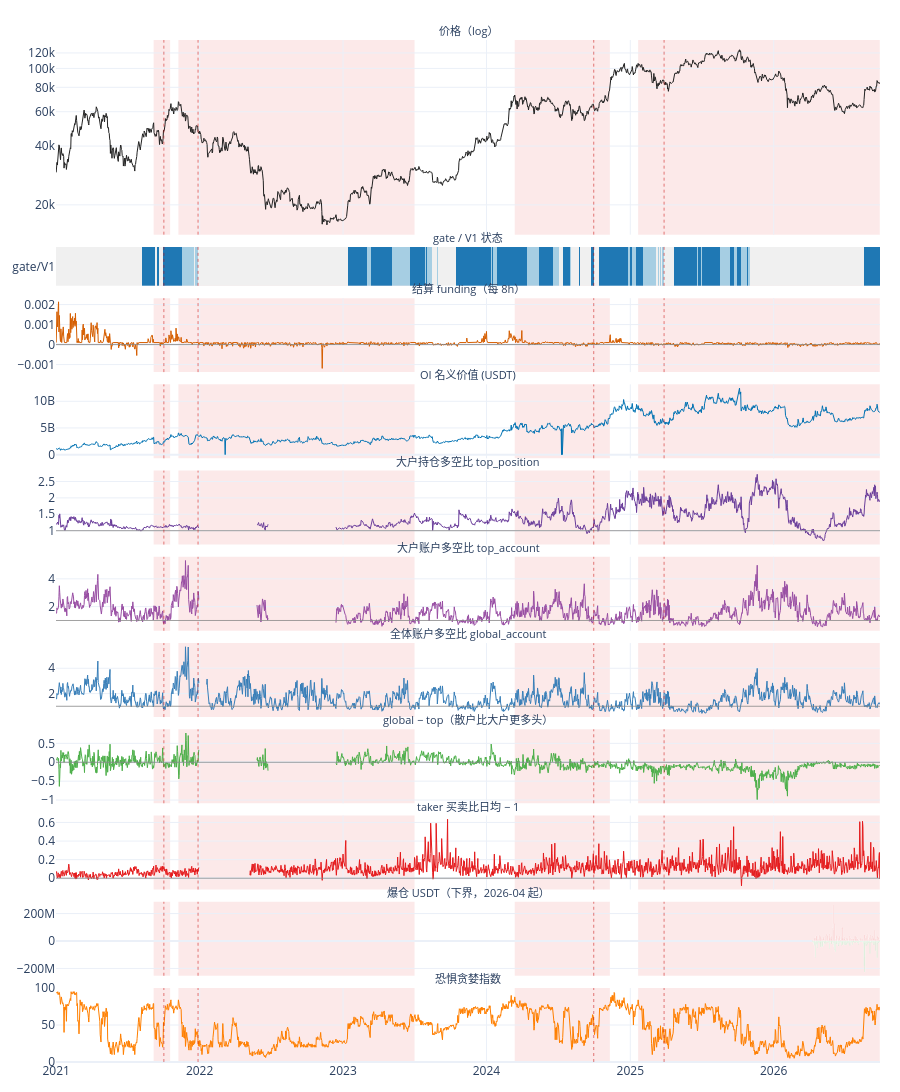

Notebook source saved alongside this figure:
### Markdown cell above
## 2. 全景：价格 × 五类持仓/杠杆数据（日线分辨率）

日线取每日桶末值，所以只看**形态与相位**，细节到 §4 的 4h 放大图看。所有子图共享 x 轴、可拖动缩放；红色阴影同上。

看图提示：
- `top_position` 与 OI 名义价值是否几乎同步？（H4a 与 H2a 的同源性问题，§5 有相关系数）
- `global_account − top_account` 为正 = 散户比大户更看多。它在回撤开始前是什么状态？
- `taker_vol` 均值偏离 1 的幅度是否有"先于价格"的时刻？
- 2024-01 ETF 之后 funding 的形态是否变了？（H1 关闭的原因是 f2 折反号）

### Code cell
def add_state_strip(fig, ts, state, row, name):
    fig.add_trace(go.Heatmap(x=ts, y=[name], z=[state.values], showscale=False,
                             colorscale=[[0, "#f0f0f0"], [0.5, "#a6cee3"], [1, "#1f78b4"]],
                             zmin=0, zmax=1, hovertemplate="%{x}<br>" + name + "=%{z}<extra></extra>"),
                  row, 1)

d["retail_minus_top"] = d["global_account"] - d["top_account"]
d["taker_dev"] = d["taker_vol_mean"] - 1

panels = [
    ("close",            "价格（log）",                    "#222",    dict(type="log")),
    ("state",            "gate / V1 状态",                 None,      None),
    ("funding_rate",     "结算 funding（每 8h）",           "#d55e00", None),
    ("oi_value",         "OI 名义价值 (USDT)",              "#0072b2", None),
    ("top_position",     "大户持仓多空比 top_position",     "#6a3d9a", None),
    ("top_account",      "大户账户多空比 top_account",      "#984ea3", None),
    ("global_account",   "全体账户多空比 global_account",   "#377eb8", None),
    ("retail_minus_top", "global − top（散户比大户更多头）", "#4daf4a", None),
    ("taker_dev",        "taker 买卖比日均 − 1",            "#e41a1c", None),
    ("liq",              "爆仓 USDT（下界，2026-04 起）",   None,      None),
    ("fng",              "恐惧贪婪指数",                    "#ff7f00", None),
]
heights = [0.2, 0.04] + [0.076] * (len(panels) - 2)
fig = make_subplots(rows=len(panels), cols=1, shared_xaxes=True, vertical_spacing=0.012,
                    row_heights=heights, subplot_titles=[p[1] for p in panels])
for i, (col, title, color, yax) in enumerate(panels, start=1):
    if col == "state":
        add_state_strip(fig, d.ts, d["gate"] * 0.5 + d["v1"] * 0.5, i, "gate/V1")
    elif col == "liq":
        fig.add_trace(go.Bar(x=d.ts, y=d["liq_long_usd"], name="多头爆仓", marker_color="#e41a1c"), i, 1)
        fig.add_trace(go.Bar(x=d.ts, y=-d["liq_short_usd"], name="空头爆仓", marker_color="#4daf4a"), i, 1)
    else:
        fig.add_trace(go.Scatter(x=d.ts, y=d[col], name=col, line=dict(color=color, width=1)), i, 1)
        if col in ("top_position", "top_account", "global_account", "retail_minus_top", "taker_dev", "funding_rate"):
            fig.add_hline(y=0 if col in ("retail_minus_top", "taker_dev", "funding_rate") else 1,
                          line_width=0.8, line_color="#888", row=i, col=1)
    if yax:
        fig.update_yaxes(row=i, col=1, **yax)
add_episodes(fig, ep_gate)
fig.update_layout(height=1900, template="plotly_white", showlegend=False, barmode="relative",
                  margin=dict(l=50, r=20, t=40, b=30), hovermode="x unified")
fig.update_annotations(font_size=11)
fig.show()

### Figure 1 — Plotly figure (JSON) as saved in the notebook; plotly's stock layout.template omitted (floating-point values rounded to 4 significant figures; data arrays with more than 128 entries replaced by an {"elided": "..."} marker saying what was removed)
{"data": [{"line": {"color": "#222", "width": 1}, "name": "close", "type": "scatter", "x": {"elided": "2097 str values"}, "xaxis": "x", "y": {"elided": "2097 float values"}, "yaxis": "y"}, {"colorscale": [[0, "#f0f0f0"], [0.5, "#a6cee3"], [1, "#1f78b4"]], "hovertemplate": "%{x}<br>gate/V1=%{z}<extra></extra>", "showscale": false, "type": "heatmap", "x": {"elided": "2097 str values"}, "xaxis": "x2", "y": ["gate/V1"], "yaxis": "y2", "z": {"elided": "1x2097 float values"}, "zmax": 1, "zmin": 0}, {"line": {"color": "#d55e00", "width": 1}, "name": "funding_rate", "type": "scatter", "x": {"elided": "2097 str values"}, "xaxis": "x3", "y": {"elided": "2097 float values"}, "yaxis": "y3"}, {"line": {"color": "#0072b2", "width": 1}, "name": "oi_value", "type": "scatter", "x": {"elided": "2097 str values"}, "xaxis": "x4", "y": {"elided": "2097 float values"}, "yaxis": "y4"}, {"line": {"color": "#6a3d9a", "width": 1}, "name": "top_position", "type": "scatter", "x": {"elided": "2097 str values"}, "xaxis": "x5", "y": {"elided": "2097 float values"}, "yaxis": "y5"}, {"line": {"color": "#984ea3", "width": 1}, "name": "top_account", "type": "scatter", "x": {"elided": "2097 str values"}, "xaxis": "x6", "y": {"elided": "2097 float values"}, "yaxis": "y6"}, {"line": {"color": "#377eb8", "width": 1}, "name": "global_account", "type": "scatter", "x": {"elided": "2097 str values"}, "xaxis": "x7", "y": {"elided": "2097 float values"}, "yaxis": "y7"}, {"line": {"color": "#4daf4a", "width": 1}, "name": "retail_minus_top", "type": "scatter", "x": {"elided": "2097 str values"}, "xaxis": "x8", "y": {"elided": "2097 float values"}, "yaxis": "y8"}, {"line": {"color": "#e41a1c", "width": 1}, "name": "taker_dev", "type": "scatter", "x": {"elided": "2097 str values"}, "xaxis": "x9", "y": {"elided": "2097 float values"}, "yaxis": "y9"}, {"marker": {"color": "#e41a1c"}, "name": "多头爆仓", "type": "bar", "x": {"elided": "2097 str values"}, "xaxis": "x10", "y": {"elided": "2097 float values"}, "yaxis": "y10"}, {"marker": {"color": "#4daf4a"}, "name": "空头爆仓", "type": "bar", "x": {"elided": "2097 str values"}, "xaxis": "x10", "y": {"elided": "2097 float values"}, "yaxis": "y10"}, {"line": {"color": "#ff7f00", "width": 1}, "name": "fng", "type": "scatter", "x": {"elided": "2097 str values"}, "xaxis": "x11", "y": {"elided": "2097 int values"}, "yaxis": "y11"}], "layout": {"annotations": [{"font": {"size": 11}, "showarrow": false, "text": "价格（log）", "x": 0.5, "xanchor": "center", "xref": "paper", "y": 1, "yanchor": "bottom", "yref": "paper"}, {"font": {"size": 11}, "showarrow": false, "text": "gate / V1 状态", "x": 0.5, "xanchor": "center", "xref": "paper", "y": 0.7975, "yanchor": "bottom", "yref": "paper"}, {"font": {"size": 11}, "showarrow": false, "text": "结算 funding（每 8h）", "x": 0.5, "xanchor": "center", "xref": "paper", "y": 0.7474, "yanchor": "bottom", "yref": "paper"}, {"font": {"size": 11}, "showarrow": false, "text": "OI 名义价值 (USDT)", "x": 0.5, "xanchor": "center", "xref": "paper", "y": 0.663, "yanchor": "bottom", "yref": "paper"}, {"font": {"size": 11}, "showarrow": false, "text": "大户持仓多空比 top_position", "x": 0.5, "xanchor": "center", "xref": "paper", "y": 0.5787, "yanchor": "bottom", "yref": "paper"}, {"font": {"size": 11}, "showarrow": false, "text": "大户账户多空比 top_account", "x": 0.5, "xanchor": "center", "xref": "paper", "y": 0.4943, "yanchor": "bottom", "yref": "paper"}, {"font": {"size": 11}, "showarrow": false, "text": "全体账户多空比 global_account", "x": 0.5, "xanchor": "center", "xref": "paper", "y": 0.4099, "yanchor": "bottom", "yref": "paper"}, {"font": {"size": 11}, "showarrow": false, "text": "global − top（散户比大户更多头）", "x": 0.5, "xanchor": "center", "xref": "paper", "y": 0.3255, "yanchor": "bottom", "yref": "paper"}, {"font": {"size": 11}, "showarrow": false, "text": "taker 买卖比日均 − 1", "x": 0.5, "xanchor": "center", "xref": "paper", "y": 0.2411, "yanchor": "bottom", "yref": "paper"}, {"font": {"size": 11}, "showarrow": false, "text": "爆仓 USDT（下界，2026-04 起）", "x": 0.5, "xanchor": "center", "xref": "paper", "y": 0.1568, "yanchor": "bottom", "yref": "paper"}, {"font": {"size": 11}, "showarrow": false, "text": "恐惧贪婪指数", "x": 0.5, "xanchor": "center", "xref": "paper", "y": 0.07238, "yanchor": "bottom", "yref": "paper"}], "barmode": "relative", "height": 1900, "hovermode": "x unified", "margin": {"b": 30, "l": 50, "r": 20, "t": 40}, "shapes": [{"line": {"color": "#888", "width": 0.8}, "type": "line", "x0": 0, "x1": 1, "xref": "x3 domain", "y0": 0, "y1": 0, "yref": "y3"}, {"line": {"color": "#888", "width": 0.8}, "type": "line", "x0": 0, "x1": 1, "xref": "x5 domain", "y0": 1, "y1": 1, "yref": "y5"}, {"line": {"color": "#888", "width": 0.8}, "type": "line", "x0": 0, "x1": 1, "xref": "x6 domain", "y0": 1, "y1": 1, "yref": "y6"}, {"line": {"color": "#888", "width": 0.8}, "type": "line", "x0": 0, "x1": 1, "xref": "x7 domain", "y0": 1, "y1": 1, "yref": "y7"}, {"line": {"color": "#888", "width": 0.8}, "type": "line", "x0": 0, "x1": 1, "xref": "x8 domain", "y0": 0, "y1": 0, "yref": "y8"}, {"line": {"color": "#888", "width": 0.8}, "type": "line", "x0": 0, "x1": 1, "xref": "x9 domain", "y0": 0, "y1": 0, "yref": "y9"}, {"fillcolor": "rgba(220, 40, 40, 0.10)", "layer": "below", "line": {"width": 0}, "opacity": 1, "type": "rect", "x0": "2021-11-08T00:00:00+00:00", "x1": "2023-07-02T00:00:00+00:00", "xref": "x", "y0": 0, "y1": 1, "yref": "y domain"}, {"fillcolor": "rgba(220, 40, 40, 0.10)", "layer": "below", "line": {"width": 0}, "opacity": 1, "type": "rect", "x0": "2021-11-08T00:00:00+00:00", "x1": "2023-07-02T00:00:00+00:00", "xref": "x2", "y0": 0, "y1": 1, "yref": "y2 domain"}, {"fillcolor": "rgba(220, 40, 40, 0.10)", "layer": "below", "line": {"width": 0}, "opacity": 1, "type": "rect", "x0": "2021-11-08T00:00:00+00:00", "x1": "2023-07-02T00:00:00+00:00", "xref": "x3", "y0": 0, "y1": 1, "yref": "y3 domain"}, {"fillcolor": "rgba(220, 40, 40, 0.10)", "layer": "below", "line": {"width": 0}, "opacity": 1, "type": "rect", "x0": "2021-11-08T00:00:00+00:00", "x1": "2023-07-02T00:00:00+00:00", "xref": "x4", "y0": 0, "y1": 1, "yref": "y4 domain"}, {"fillcolor": "rgba(220, 40, 40, 0.10)", "layer": "below", "line": {"width": 0}, "opacity": 1, "type": "rect", "x0": "2021-11-08T00:00:00+00:00", "x1": "2023-07-02T00:00:00+00:00", "xref": "x5", "y0": 0, "y1": 1, "yref": "y5 domain"}, {"fillcolor": "rgba(220, 40, 40, 0.10)", "layer": "below", "line": {"width": 0}, "opacity": 1, "type": "rect", "x0": "2021-11-08T00:00:00+00:00", "x1": "2023-07-02T00:00:00+00:00", "xref": "x6", "y0": 0, "y1": 1, "yref": "y6 domain"}, {"fillcolor": "rgba(220, 40, 40, 0.10)", "layer": "below", "line": {"width": 0}, "opacity": 1, "type": "rect", "x0": "2021-11-08T00:00:00+00:00", "x1": "2023-07-02T00:00:00+00:00", "xref": "x7", "y0": 0, "y1": 1, "yref": "y7 domain"}, {"fillcolor": "rgba(220, 40, 40, 0.10)", "layer": "below", "line": {"width": 0}, "opacity": 1, "type": "rect", "x0": "2021-11-08T00:00:00+00:00", "x1": "2023-07-02T00:00:00+00:00", "xref": "x8", "y0": 0, "y1": 1, "yref": "y8 domain"}, {"fillcolor": "rgba(220, 40, 40, 0.10)", "layer": "below", "line": {"width": 0}, "opacity": 1, "type": "rect", "x0": "2021-11-08T00:00:00+00:00", "x1": "2023-07-02T00:00:00+00:00", "xref": "x9", "y0": 0, "y1": 1, "yref": "y9 domain"}, {"fillcolor": "rgba(220, 40, 40, 0.10)", "layer": "below", "line": {"width": 0}, "opacity": 1, "type": "rect", "x0": "2021-11-08T00:00:00+00:00", "x1": "2023-07-02T00:00:00+00:00", "xref": "x10", "y0": 0, "y1": 1, "yref": "y10 domain"}, {"fillcolor": "rgba(220, 40, 40, 0.10)", "layer": "below", "line": {"width": 0}, "opacity": 1, "type": "rect", "x0": "2021-11-08T00:00:00+00:00", "x1": "2023-07-02T00:00:00+00:00", "xref": "x11", "y0": 0, "y1": 1, "yref": "y11 domain"}, {"line": {"color": "rgba(200,0,0,0.5)", "dash": "dot", "width": 1}, "type": "line", "x0": "2021-12-28T00:00:00+00:00", "x1": "2021-12-28T00:00:00+00:00", "xref": "x", "y0": 0, "y1": 1, "yref": "y domain"}, {"line": {"color": "rgba(200,0,0,0.5)", "dash": "dot", "width": 1}, "type": "line", "x0": "2021-12-28T00:00:00+00:00", "x1": "2021-12-28T00:00:00+00:00", "xref": "x2", "y0": 0, "y1": 1, "yref": "y2 domain"}, {"line": {"color": "rgba(200,0,0,0.5)", "dash": "dot", "width": 1}, "type": "line", "x0": "2021-12-28T00:00:00+00:00", "x1": "2021-12-28T00:00:00+00:00", "xref": "x3", "y0": 0, "y1": 1, "yref": "y3 domain"}, {"line": {"color": "rgba(200,0,0,0.5)", "dash": "dot", "width": 1}, "type": "line", "x0": "2021-12-28T00:00:00+00:00", "x1": "2021-12-28T00:00:00+00:00", "xref": "x4", "y0": 0, "y1": 1, "yref": "y4 domain"}, {"line": {"color": "rgba(200,0,0,0.5)", "dash": "dot", "width": 1}, "type": "line", "x0": "2021-12-28T00:00:00+00:00", "x1": "2021-12-28T00:00:00+00:00", "xref": "x5", "y0": 0, "y1": 1, "yref": "y5 domain"}, {"line": {"color": "rgba(200,0,0,0.5)", "dash": "dot", "width": 1}, "type": "line", "x0": "2021-12-28T00:00:00+00:00", "x1": "2021-12-28T00:00:00+00:00", "xref": "x6", "y0": 0, "y1": 1, "yref": "y6 domain"}, {"line": {"color": "rgba(200,0,0,0.5)", "dash": "dot", "width": 1}, "type": "line", "x0": "2021-12-28T00:00:00+00:00", "x1": "2021-12-28T00:00:00+00:00", "xref": "x7", "y0": 0, "y1": 1, "yref": "y7 domain"}, {"line": {"color": "rgba(200,0,0,0.5)", "dash": "dot", "width": 1}, "type": "line", "x0": "2021-12-28T00:00:00+00:00", "x1": "2021-12-28T00:00:00+00:00", "xref": "x8", "y0": 0, "y1": 1, "yref": "y8 domain"}, {"line": {"color": "rgba(200,0,0,0.5)", "dash": "dot", "width": 1}, "type": "line", "x0": "2021-12-28T00:00:00+00:00", "x1": "2021-12-28T00:00:00+00:00", "xref": "x9", "y0": 0, "y1": 1, "yref": "y9 domain"}, {"line": {"color": "rgba(200,0,0,0.5)", "dash": "dot", "width": 1}, "type": "line", "x0": "2021-12-28T00:00:00+00:00", "x1": "2021-12-28T00:00:00+00:00", "xref": "x10", "y0": 0, "y1": 1, "yref": "y10 domain"}, {"line": {"color": "rgba(200,0,0,0.5)", "dash": "dot", "width": 1}, "type": "line", "x0": "2021-12-28T00:00:00+00:00", "x1": "2021-12-28T00:00:00+00:00", "xref": "x11", "y0": 0, "y1": 1, "yref": "y11 domain"}, {"fillcolor": "rgba(220, 40, 40, 0.10)", "layer": "below", "line": {"width": 0}, "opacity": 1, "type": "rect", "x0": "2025-01-21T00:00:00+00:00", "x1": "2026-09-28T00:00:00+00:00", "xref": "x", "y0": 0, "y1": 1, "yref": "y domain"}, {"fillcolor": "rgba(220, 40, 40, 0.10)", "layer": "below", "line": {"width": 0}, "opacity": 1, "type": "rect", "x0": "2025-01-21T00:00:00+00:00", "x1": "2026-09-28T00:00:00+00:00", "xref": "x2", "y0": 0, "y1": 1, "yref": "y2 domain"}, {"fillcolor": "rgba(220, 40, 40, 0.10)", "layer": "below", "line": {"width": 0}, "opacity": 1, "type": "rect", "x0": "2025-01-21T00:00:00+00:00", "x1": "2026-09-28T00:00:00+00:00", "xref": "x3", "y0": 0, "y1": 1, "yref": "y3 domain"}, {"fillcolor": "rgba(220, 40, 40, 0.10)", "layer": "below", "line": {"width": 0}, "opacity": 1, "type": "rect", "x0": "2025-01-21T00:00:00+00:00", "x1": "2026-09-28T00:00:00+00:00", "xref": "x4", "y0": 0, "y1": 1, "yref": "y4 domain"}, {"fillcolor": "rgba(220, 40, 40, 0.10)", "layer": "below", "line": {"width": 0}, "opacity": 1, "type": "rect", "x0": "2025-01-21T00:00:00+00:00", "x1": "2026-09-28T00:00:00+00:00", "xref": "x5", "y0": 0, "y1": 1, "yref": "y5 domain"}, {"fillcolor": "rgba(220, 40, 40, 0.10)", "layer": "below", "line": {"width": 0}, "opacity": 1, "type": "rect", "x0": "2025-01-21T00:00:00+00:00", "x1": "2026-09-28T00:00:00+00:00", "xref": "x6", "y0": 0, "y1": 1, "yref": "y6 domain"}, {"fillcolor": "rgba(220, 40, 40, 0.10)", "layer": "below", "line": {"width": 0}, "opacity": 1, "type": "rect", "x0": "2025-01-21T00:00:00+00:00", "x1": "2026-09-28T00:00:00+00:00", "xref": "x7", "y0": 0, "y1": 1, "yref": "y7 domain"}, {"fillcolor": "rgba(220, 40, 40, 0.10)", "layer": "below", "line": {"width": 0}, "opacity": 1, "type": "rect", "x0": "2025-01-21T00:00:00+00:00", "x1": "2026-09-28T00:00:00+00:00", "xref": "x8", "y0": 0, "y1": 1, "yref": "y8 domain"}, {"fillcolor": "rgba(220, 40, 40, 0.10)", "layer": "below", "line": {"width": 0}, "opacity": 1, "type": "rect", "x0": "2025-01-21T00:00:00+00:00", "x1": "2026-09-28T00:00:00+00:00", "xref": "x9", "y0": 0, "y1": 1, "yref": "y9 domain"}, {"fillcolor": "rgba(220, 40, 40, 0.10)", "layer": "below", "line": {"width": 0}, "opacity": 1, "type": "rect", "x0": "2025-01-21T00:00:00+00:00", "x1": "2026-09-28T00:00:00+00:00", "xref": "x10", "y0": 0, "y1": 1, "yref": "y10 domain"}, {"fillcolor": "rgba(220, 40, 40, 0.10)", "layer": "below", "line": {"width": 0}, "opacity": 1, "type": "rect", "x0": "2025-01-21T00:00:00+00:00", "x1": "2026-09-28T00:00:00+00:00", "xref": "x11", "y0": 0, "y1": 1, "yref": "y11 domain"}, {"line": {"color": "rgba(200,0,0,0.5)", "dash": "dot", "width": 1}, "type": "line", "x0": "2025-03-28T00:00:00+00:00", "x1": "2025-03-28T00:00:00+00:00", "xref": "x", "y0": 0, "y1": 1, "yref": "y domain"}, {"line": {"color": "rgba(200,0,0,0.5)", "dash": "dot", "width": 1}, "type": "line", "x0": "2025-03-28T00:00:00+00:00", "x1": "2025-03-28T00:00:00+00:00", "xref": "x2", "y0": 0, "y1": 1, "yref": "y2 domain"}, {"line": {"color": "rgba(200,0,0,0.5)", "dash": "dot", "width": 1}, "type": "line", "x0": "2025-03-28T00:00:00+00:00", "x1": "2025-03-28T00:00:00+00:00", "xref": "x3", "y0": 0, "y1": 1, "yref": "y3 domain"}, {"line": {"color": "rgba(200,0,0,0.5)", "dash": "dot", "width": 1}, "type": "line", "x0": "2025-03-28T00:00:00+00:00", "x1": "2025-03-28T00:00:00+00:00", "xref": "x4", "y0": 0, "y1": 1, "yref": "y4 domain"}, {"line": {"color": "rgba(200,0,0,0.5)", "dash": "dot", "width": 1}, "type": "line", "x0": "2025-03-28T00:00:00+00:00", "x1": "2025-03-28T00:00:00+00:00", "xref": "x5", "y0": 0, "y1": 1, "yref": "y5 domain"}, {"line": {"color": "rgba(200,0,0,0.5)", "dash": "dot", "width": 1}, "type": "line", "x0": "2025-03-28T00:00:00+00:00", "x1": "2025-03-28T00:00:00+00:00", "xref": "x6", "y0": 0, "y1": 1, "yref": "y6 domain"}, {"line": {"color": "rgba(200,0,0,0.5)", "dash": "dot", "width": 1}, "type": "line", "x0": "2025-03-28T00:00:00+00:00", "x1": "2025-03-28T00:00:00+00:00", "xref": "x7", "y0": 0, "y1": 1, "yref": "y7 domain"}, {"line": {"color": "rgba(200,0,0,0.5)", "dash": "dot", "width": 1}, "type": "line", "x0": "2025-03-28T00:00:00+00:00", "x1": "2025-03-28T00:00:00+00:00", "xref": "x8", "y0": 0, "y1": 1, "yref": "y8 domain"}, {"line": {"color": "rgba(200,0,0,0.5)", "dash": "dot", "width": 1}, "type": "line", "x0": "2025-03-28T00:00:00+00:00", "x1": "2025-03-28T00:00:00+00:00", "xref": "x9", "y0": 0, "y1": 1, "yref": "y9 domain"}, {"line": {"color": "rgba(200,0,0,0.5)", "dash": "dot", "width": 1}, "type": "line", "x0": "2025-03-28T00:00:00+00:00", "x1": "2025-03-28T00:00:00+00:00", "xref": "x10", "y0": 0, "y1": 1, "yref": "y10 domain"}, {"line": {"color": "rgba(200,0,0,0.5)", "dash": "dot", "width": 1}, "type": "line", "x0": "2025-03-28T00:00:00+00:00", "x1": "2025-03-28T00:00:00+00:00", "xref": "x11", "y0": 0, "y1": 1, "yref": "y11 domain"}, {"fillcolor": "rgba(220, 40, 40, 0.10)", "layer": "below", "line": {"width": 0}, "opacity": 1, "type": "rect", "x0": "2024-03-13T00:00:00+00:00", "x1": "2024-11-10T00:00:00+00:00", "xref": "x", "y0": 0, "y1": 1, "yref": "y domain"}, {"fillcolor": "rgba(220, 40, 40, 0.10)", "layer": "below", "line": {"width": 0}, "opacity": 1, "type": "rect", "x0": "2024-03-13T00:00:00+00:00", "x1": "2024-11-10T00:00:00+00:00", "xref": "x2", "y0": 0, "y1": 1, "yref": "y2 domain"}, {"fillcolor": "rgba(220, 40, 40, 0.10)", "layer": "below", "line": {"width": 0}, "opacity": 1, "type": "rect", "x0": "2024-03-13T00:00:00+00:00", "x1": "2024-11-10T00:00:00+00:00", "xref": "x3", "y0": 0, "y1": 1, "yref": "y3 domain"}, {"fillcolor": "rgba(220, 40, 40, 0.10)", "layer": "below", "line": {"width": 0}, "opacity": 1, "type": "rect", "x0": "2024-03-13T00:00:00+00:00", "x1": "2024-11-10T00:00:00+00:00", "xref": "x4", "y0": 0, "y1": 1, "yref": "y4 domain"}, {"fillcolor": "rgba(220, 40, 40, 0.10)", "layer": "below", "line": {"width": 0}, "opacity": 1, "type": "rect", "x0": "2024-03-13T00:00:00+00:00", "x1": "2024-11-10T00:00:00+00:00", "xref": "x5", "y0": 0, "y1": 1, "yref": "y5 domain"}, {"fillcolor": "rgba(220, 40, 40, 0.10)", "layer": "below", "line": {"width": 0}, "opacity": 1, "type": "rect", "x0": "2024-03-13T00:00:00+00:00", "x1": "2024-11-10T00:00:00+00:00", "xref": "x6", "y0": 0, "y1": 1, "yref": "y6 domain"}, {"fillcolor": "rgba(220, 40, 40, 0.10)", "layer": "below", "line": {"width": 0}, "opacity": 1, "type": "rect", "x0": "2024-03-13T00:00:00+00:00", "x1": "2024-11-10T00:00:00+00:00", "xref": "x7", "y0": 0, "y1": 1, "yref": "y7 domain"}, {"fillcolor": "rgba(220, 40, 40, 0.10)", "layer": "below", "line": {"width": 0}, "opacity": 1, "type": "rect", "x0": "2024-03-13T00:00:00+00:00", "x1": "2024-11-10T00:00:00+00:00", "xref": "x8", "y0": 0, "y1": 1, "yref": "y8 domain"}, {"fillcolor": "rgba(220, 40, 40, 0.10)", "layer": "below", "line": {"width": 0}, "opacity": 1, "type": "rect", "x0": "2024-03-13T00:00:00+00:00", "x1": "2024-11-10T00:00:00+00:00", "xref": "x9", "y0": 0, "y1": 1, "yref": "y9 domain"}, {"fillcolor": "rgba(220, 40, 40, 0.10)", "layer": "below", "line": {"width": 0}, "opacity": 1, "type": "rect", "x0": "2024-03-13T00:00:00+00:00", "x1": "2024-11-10T00:00:00+00:00", "xref": "x10", "y0": 0, "y1": 1, "yref": "y10 domain"}, {"fillcolor": "rgba(220, 40, 40, 0.10)", "layer": "below", "line": {"width": 0}, "opacity": 1, "type": "rect", "x0": "2024-03-13T00:00:00+00:00", "x1": "2024-11-10T00:00:00+00:00", "xref": "x11", "y0": 0, "y1": 1, "yref": "y11 domain"}, {"line": {"color": "rgba(200,0,0,0.5)", "dash": "dot", "width": 1}, "type": "line", "x0": "2024-09-30T00:00:00+00:00", "x1": "2024-09-30T00:00:00+00:00", "xref": "x", "y0": 0, "y1": 1, "yref": "y domain"}, {"line": {"color": "rgba(200,0,0,0.5)", "dash": "dot", "width": 1}, "type": "line", "x0": "2024-09-30T00:00:00+00:00", "x1": "2024-09-30T00:00:00+00:00", "xref": "x2", "y0": 0, "y1": 1, "yref": "y2 domain"}, {"line": {"color": "rgba(200,0,0,0.5)", "dash": "dot", "width": 1}, "type": "line", "x0": "2024-09-30T00:00:00+00:00", "x1": "2024-09-30T00:00:00+00:00", "xref": "x3", "y0": 0, "y1": 1, "yref": "y3 domain"}, {"line": {"color": "rgba(200,0,0,0.5)", "dash": "dot", "width": 1}, "type": "line", "x0": "2024-09-30T00:00:00+00:00", "x1": "2024-09-30T00:00:00+00:00", "xref": "x4", "y0": 0, "y1": 1, "yref": "y4 domain"}, {"line": {"color": "rgba(200,0,0,0.5)", "dash": "dot", "width": 1}, "type": "line", "x0": "2024-09-30T00:00:00+00:00", "x1": "2024-09-30T00:00:00+00:00", "xref": "x5", "y0": 0, "y1": 1, "yref": "y5 domain"}, {"line": {"color": "rgba(200,0,0,0.5)", "dash": "dot", "width": 1}, "type": "line", "x0": "2024-09-30T00:00:00+00:00", "x1": "2024-09-30T00:00:00+00:00", "xref": "x6", "y0": 0, "y1": 1, "yref": "y6 domain"}, {"line": {"color": "rgba(200,0,0,0.5)", "dash": "dot", "width": 1}, "type": "line", "x0": "2024-09-30T00:00:00+00:00", "x1": "2024-09-30T00:00:00+00:00", "xref": "x7", "y0": 0, "y1": 1, "yref": "y7 domain"}, {"line": {"color": "rgba(200,0,0,0.5)", "dash": "dot", "width": 1}, "type": "line", "x0": "2024-09-30T00:00:00+00:00", "x1": "2024-09-30T00:00:00+00:00", "xref": "x8", "y0": 0, "y1": 1, "yref": "y8 domain"}, {"line": {"color": "rgba(200,0,0,0.5)", "dash": "dot", "width": 1}, "type": "line", "x0": "2024-09-30T00:00:00+00:00", "x1": "2024-09-30T00:00:00+00:00", "xref": "x9", "y0": 0, "y1": 1, "yref": "y9 domain"}, {"line": {"color": "rgba(200,0,0,0.5)", "dash": "dot", "width": 1}, "type": "line", "x0": "2024-09-30T00:00:00+00:00", "x1": "2024-09-30T00:00:00+00:00", "xref": "x10", "y0": 0, "y1": 1, "yref": "y10 domain"}, {"line": {"color": "rgba(200,0,0,0.5)", "dash": "dot", "width": 1}, "type": "line", "x0": "2024-09-30T00:00:00+00:00", "x1": "2024-09-30T00:00:00+00:00", "xref": "x11", "y0": 0, "y1": 1, "yref": "y11 domain"}, {"fillcolor": "rgba(220, 40, 40, 0.10)", "layer": "below", "line": {"width": 0}, "opacity": 1, "type": "rect", "x0": "2021-09-06T00:00:00+00:00", "x1": "2021-10-18T00:00:00+00:00", "xref": "x", "y0": 0, "y1": 1, "yref": "y domain"}, {"fillcolor": "rgba(220, 40, 40, 0.10)", "layer": "below", "line": {"width": 0}, "opacity": 1, "type": "rect", "x0": "2021-09-06T00:00:00+00:00", "x1": "2021-10-18T00:00:00+00:00", "xref": "x2", "y0": 0, "y1": 1, "yref": "y2 domain"}, {"fillcolor": "rgba(220, 40, 40, 0.10)", "layer": "below", "line": {"width": 0}, "opacity": 1, "type": "rect", "x0": "2021-09-06T00:00:00+00:00", "x1": "2021-10-18T00:00:00+00:00", "xref": "x3", "y0": 0, "y1": 1, "yref": "y3 domain"}, {"fillcolor": "rgba(220, 40, 40, 0.10)", "layer": "below", "line": {"width": 0}, "opacity": 1, "type": "rect", "x0": "2021-09-06T00:00:00+00:00", "x1": "2021-10-18T00:00:00+00:00", "xref": "x4", "y0": 0, "y1": 1, "yref": "y4 domain"}, {"fillcolor": "rgba(220, 40, 40, 0.10)", "layer": "below", "line": {"width": 0}, "opacity": 1, "type": "rect", "x0": "2021-09-06T00:00:00+00:00", "x1": "2021-10-18T00:00:00+00:00", "xref": "x5", "y0": 0, "y1": 1, "yref": "y5 domain"}, {"fillcolor": "rgba(220, 40, 40, 0.10)", "layer": "below", "line": {"width": 0}, "opacity": 1, "type": "rect", "x0": "2021-09-06T00:00:00+00:00", "x1": "2021-10-18T00:00:00+00:00", "xref": "x6", "y0": 0, "y1": 1, "yref": "y6 domain"}, {"fillcolor": "rgba(220, 40, 40, 0.10)", "layer": "below", "line": {"width": 0}, "opacity": 1, "type": "rect", "x0": "2021-09-06T00:00:00+00:00", "x1": "2021-10-18T00:00:00+00:00", "xref": "x7", "y0": 0, "y1": 1, "yref": "y7 domain"}, {"fillcolor": "rgba(220, 40, 40, 0.10)", "layer": "below", "line": {"width": 0}, "opacity": 1, "type": "rect", "x0": "2021-09-06T00:00:00+00:00", "x1": "2021-10-18T00:00:00+00:00", "xref": "x8", "y0": 0, "y1": 1, "yref": "y8 domain"}, {"fillcolor": "rgba(220, 40, 40, 0.10)", "layer": "below", "line": {"width": 0}, "opacity": 1, "type": "rect", "x0": "2021-09-06T00:00:00+00:00", "x1": "2021-10-18T00:00:00+00:00", "xref": "x9", "y0": 0, "y1": 1, "yref": "y9 domain"}, {"fillcolor": "rgba(220, 40, 40, 0.10)", "layer": "below", "line": {"width": 0}, "opacity": 1, "type": "rect", "x0": "2021-09-06T00:00:00+00:00", "x1": "2021-10-18T00:00:00+00:00", "xref": "x10", "y0": 0, "y1": 1, "yref": "y10 domain"}, {"fillcolor": "rgba(220, 40, 40, 0.10)", "layer": "below", "line": {"width": 0}, "opacity": 1, "type": "rect", "x0": "2021-09-06T00:00:00+00:00", "x1": "2021-10-18T00:00:00+00:00", "xref": "x11", "y0": 0, "y1": 1, "yref": "y11 domain"}, {"line": {"color": "rgba(200,0,0,0.5)", "dash": "dot", "width": 1}, "type": "line", "x0": "2021-10-02T00:00:00+00:00", "x1": "2021-10-02T00:00:00+00:00", "xref": "x", "y0": 0, "y1": 1, "yref": "y domain"}, {"line": {"color": "rgba(200,0,0,0.5)", "dash": "dot", "width": 1}, "type": "line", "x0": "2021-10-02T00:00:00+00:00", "x1": "2021-10-02T00:00:00+00:00", "xref": "x2", "y0": 0, "y1": 1, "yref": "y2 domain"}, {"line": {"color": "rgba(200,0,0,0.5)", "dash": "dot", "width": 1}, "type": "line", "x0": "2021-10-02T00:00:00+00:00", "x1": "2021-10-02T00:00:00+00:00", "xref": "x3", "y0": 0, "y1": 1, "yref": "y3 domain"}, {"line": {"color": "rgba(200,0,0,0.5)", "dash": "dot", "width": 1}, "type": "line", "x0": "2021-10-02T00:00:00+00:00", "x1": "2021-10-02T00:00:00+00:00", "xref": "x4", "y0": 0, "y1": 1, "yref": "y4 domain"}, {"line": {"color": "rgba(200,0,0,0.5)", "dash": "dot", "width": 1}, "type": "line", "x0": "2021-10-02T00:00:00+00:00", "x1": "2021-10-02T00:00:00+00:00", "xref": "x5", "y0": 0, "y1": 1, "yref": "y5 domain"}, {"line": {"color": "rgba(200,0,0,0.5)", "dash": "dot", "width": 1}, "type": "line", "x0": "2021-10-02T00:00:00+00:00", "x1": "2021-10-02T00:00:00+00:00", "xref": "x6", "y0": 0, "y1": 1, "yref": "y6 domain"}, {"line": {"color": "rgba(200,0,0,0.5)", "dash": "dot", "width": 1}, "type": "line", "x0": "2021-10-02T00:00:00+00:00", "x1": "2021-10-02T00:00:00+00:00", "xref": "x7", "y0": 0, "y1": 1, "yref": "y7 domain"}, {"line": {"color": "rgba(200,0,0,0.5)", "dash": "dot", "width": 1}, "type": "line", "x0": "2021-10-02T00:00:00+00:00", "x1": "2021-10-02T00:00:00+00:00", "xref": "x8", "y0": 0, "y1": 1, "yref": "y8 domain"}, {"line": {"color": "rgba(200,0,0,0.5)", "dash": "dot", "width": 1}, "type": "line", "x0": "2021-10-02T00:00:00+00:00", "x1": "2021-10-02T00:00:00+00:00", "xref": "x9", "y0": 0, "y1": 1, "yref": "y9 domain"}, {"line": {"color": "rgba(200,0,0,0.5)", "dash": "dot", "width": 1}, "type": "line", "x0": "2021-10-02T00:00:00+00:00", "x1": "2021-10-02T00:00:00+00:00", "xref": "x10", "y0": 0, "y1": 1, "yref": "y10 domain"}, {"line": {"color": "rgba(200,0,0,0.5)", "dash": "dot", "width": 1}, "type": "line", "x0": "2021-10-02T00:00:00+00:00", "x1": "2021-10-02T00:00:00+00:00", "xref": "x11", "y0": 0, "y1": 1, "yref": "y11 domain"}], "showlegend": false, "xaxis": {"anchor": "y", "domain": [0, 1], "matches": "x11", "showticklabels": false}, "xaxis10": {"anchor": "y10", "domain": [0, 1], "matches": "x11", "showticklabels": false}, "xaxis11": {"anchor": "y11", "domain": [0, 1]}, "xaxis2": {"anchor": "y2", "domain": [0, 1], "matches": "x11", "showticklabels": false}, "xaxis3": {"anchor": "y3", "domain": [0, 1], "matches": "x11", "showticklabels": false}, "xaxis4": {"anchor": "y4", "domain": [0, 1], "matches": "x11", "showticklabels": false}, "xaxis5": {"anchor": "y5", "domain": [0, 1], "matches": "x11", "showticklabels": false}, "xaxis6": {"anchor": "y6", "domain": [0, 1], "matches": "x11", "showticklabels": false}, "xaxis7": {"anchor": "y7", "domain": [0, 1], "matches": "x11", "showticklabels": false}, "xaxis8": {"anchor": "y8", "domain": [0, 1], "matches": "x11", "showticklabels": false}, "xaxis9": {"anchor": "y9", "domain": [0, 1], "matches": "x11", "showticklabels": false}, "yaxis": {"anchor": "x", "domain": [0.8095, 1], "type": "log"}, "yaxis10": {"anchor": "x10", "domain": [0.08438, 0.1568]}, "yaxis11": {"anchor": "x11", "domain": [0, 0.07238]}, "yaxis2": {"anchor": "x2", "domain": [0.7594, 0.7975]}, "yaxis3": {"anchor": "x3", "domain": [0.675, 0.7474]}, "yaxis4": {"anchor": "x4", "domain": [0.5907, 0.663]}, "yaxis5": {"anchor": "x5", "domain": [0.5063, 0.5787]}, "yaxis6": {"anchor": "x6", "domain": [0.4219, 0.4943]}, "yaxis7": {"anchor": "x7", "domain": [0.3375, 0.4099]}, "yaxis8": {"anchor": "x8", "domain": [0.2531, 0.3255]}, "yaxis9": {"anchor": "x9", "domain": [0.1688, 0.2411]}}}
